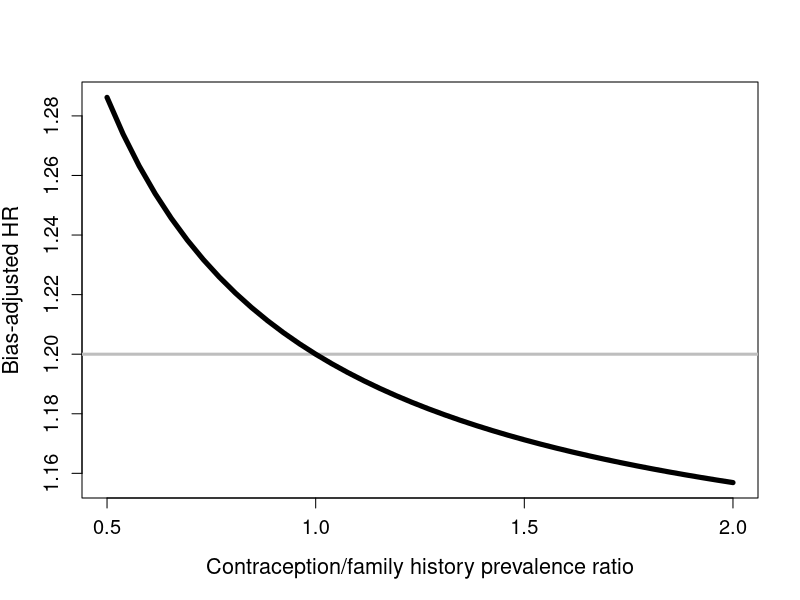

The R source for this figure:
# Simple bias analysis for unmeasured confounder - Mørch et. al.

rm(list=ls())
cat("\014") # clears console

p1=.0774 #prev of family history in US population
rr.eu <- seq(0.5, 2, length=40) #vary association between hormone contraception use and famhx
p0=p1/rr.eu #estimate family history prevalence in nonusers of hormone contraception
rr.ud <- 2 #association between family history and breast cancer
rr.obs=1.2 #crude hormone contraception/breast cancer association
bf.s=(rr.eu+(rr.ud-1)*rr.eu*p1)/(rr.eu+(rr.ud-1)*p1) # bias factor (Lin formula)
rr.ba <- rr.obs/bf.s

data <- data.frame(cbind(rr.eu, rr.ba))


plot(data$rr.eu, data$rr.ba, type="l", 
     xlab="Contraception/family history prevalence ratio", 
     ylab="Bias-adjusted HR",
     cex.lab=1.3,
     cex.axis=1.2)
abline(h=1.2, col="gray", lwd=3)
lines(data$rr.eu, data$rr.ba, col="black", lwd=5)